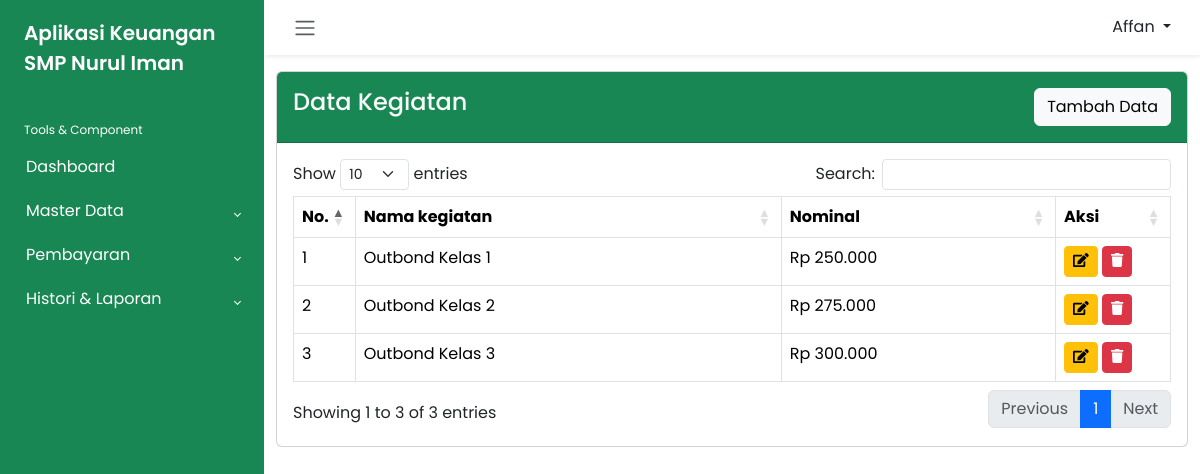
The app's page /admin/kegiatan.php (signed in) with its own data.
### tables this page shows
CREATE TABLE `petugas` (
  `id_petugas` int(11) NOT NULL,
  `user_name` varchar(50) NOT NULL,
  `pass_word` varchar(64) NOT NULL,
  `nama_petugas` varchar(50) NOT NULL,
  `level` enum('admin','petugas') NOT NULL
);

CREATE TABLE `kegiatan` (
  `id_kegiatan` int(11) NOT NULL,
  `nama_kegiatan` varchar(30) NOT NULL,
  `nominal_kegiatan` int(11) NOT NULL
);

### function.php (called while the page is built, shortened)
<?php
    if (!function_exists('rupiah')) {
        function rupiah($rp){
            $jumlah = number_format($rp, 0,",",".");
            $rupiah = "Rp ".$jumlah;
            return $rupiah;
        }
    }
?>

### admin/kegiatan.php (the view, shortened to what this page needs)
<?php
include 'header.php';
include '../function.php';
?>
<div class="card mb-4">
    <div class="card-header bg-success py-3 d-flex justify-content-between">
        <h4 class="m-0 font-weight-bold text-light">Data Kegiatan</h4>
        <button type="button" class="btn btn-light" data-bs-toggle="modal" data-bs-target="#addModal">
            Tambah Data
        </button>
    </div>
    <div class="card-body">
        <table class="table table-bordered" id="myTable" width="100%" cellspacing="0">
            <thead>
                <tr>
                    <th width="10px">No.</th>
                    <th>Nama kegiatan</th>
                    <th>Nominal</th>
                    <th width="80px">Aksi</th>
                </tr>
            </thead>
            <tbody>
                <?php
                $number = 1;
                $query = "SELECT * FROM kegiatan";
                $result = mysqli_query($conn, $query);
                while ($row = mysqli_fetch_assoc($result)) :
                ?>
                    <tr>
                        <td><?= $number++ ?></td>
                        <td><?= $row['nama_kegiatan'] ?></td>
                        <td><?= rupiah($row['nominal_kegiatan']) ?></td>
                        <td>
                            <a href="editkegiatan.php?id_kegiatan=<?= $row['id_kegiatan'] ?>" class="btn btn-sm btn-warning"><span class="fas fa-edit"></span></a>
                            <a href="kegiatan.php?id_kegiatan=<?= $row['id_kegiatan'] ?>" class="btn btn-sm btn-danger" onclick="return confirm('Apakah yakin ingin menghapus data?')"><span class="fas fa-trash"></span></a>
                        </td>
                    </tr>
                <?php endwhile; ?>
            </tbody>
        </table>
    </div>
    <?php
    include 'footer.php';
    ?>

### admin/header.php (shortened to what this page needs)
<?php
include '../function.php';
?>
<!DOCTYPE html>
<html lang="en">
<head>
    <link rel="stylesheet" href="../dist/css/bootstrap.min.css">
    <link rel="stylesheet" href="../dist/css/dataTables.bootstrap5.min.css">
    <link rel="stylesheet" href="../dist/css/all.css">
    <link rel="stylesheet" href="../dist/css/bootstrap-chosen.css">
    <link rel="stylesheet" href="../dist/css/style.css">
</head>
<body>
    <div class="wrapper">
        <aside id="sidebar" class="bg-success">
            <div class="h-100">
                <div class="sidebar-logo">
                    <a href="#">Aplikasi Keuangan SMP Nurul Iman</a>
                </div>
                <ul class="sidebar-nav">
                    <li class="sidebar-header">
                        Tools & Component
                    </li>
                    <li class="sidebar-item">
                        <a href="index.php" class="sidebar-link">
                            Dashboard
                        </a>
                    </li>
                    <li class="sidebar-item">
                        <a href="#" class="sidebar-link collapsed" data-bs-toggle="collapse" data-bs-target="#masterData" aria-expanded="false" aria-controls="masterData">
                            Master Data
                        </a>
                    </li>
                    <li class="sidebar-item">
                        <a href="#" class="sidebar-link collapsed" data-bs-toggle="collapse" data-bs-target="#pembayaran" aria-expanded="false" aria-controls="pembayaran">
                            Pembayaran
                        </a>
                    </li>
                    <li class="sidebar-item">
                        <a href="#" class="sidebar-link collapsed" data-bs-toggle="collapse" data-bs-target="#histori" aria-expanded="false" aria-controls="histori">
                            Histori & Laporan
                        </a>
                    </li>
                </ul>
            </div>
        </aside>
        <div class="main">
            <nav class="navbar navbar-expand px-3 shadow-sm d-flex justify-content-between">
                <button class="btn" type="button">
                    <span class="navbar-toggler-icon"></span>
                </button>
                <?php
                $id_petugas = $_SESSION['id_petugas'];
                $query = mysqli_query($conn, "SELECT * FROM petugas WHERE id_petugas = '$id_petugas'");
                $row = mysqli_fetch_assoc($query);
                ?>
                <div class="dropdown">
                    <button class="btn dropdown-toggle" type="button" id="dropdownMenuButton1" data-bs-toggle="dropdown" aria-expanded="false">
                        <span><?= $row['nama_petugas']; ?></span>
                    </button>
                </div>
            </nav>
            <div class="container pt-3">

### records on screen
petugas: nama_petugas "Affan"
kegiatan: nama_kegiatan "Outbond Kelas 1", nominal_kegiatan "Rp 250.000"
kegiatan: nama_kegiatan "Outbond Kelas 2", nominal_kegiatan "Rp 275.000"
kegiatan: nama_kegiatan "Outbond Kelas 3", nominal_kegiatan "Rp 300.000"
